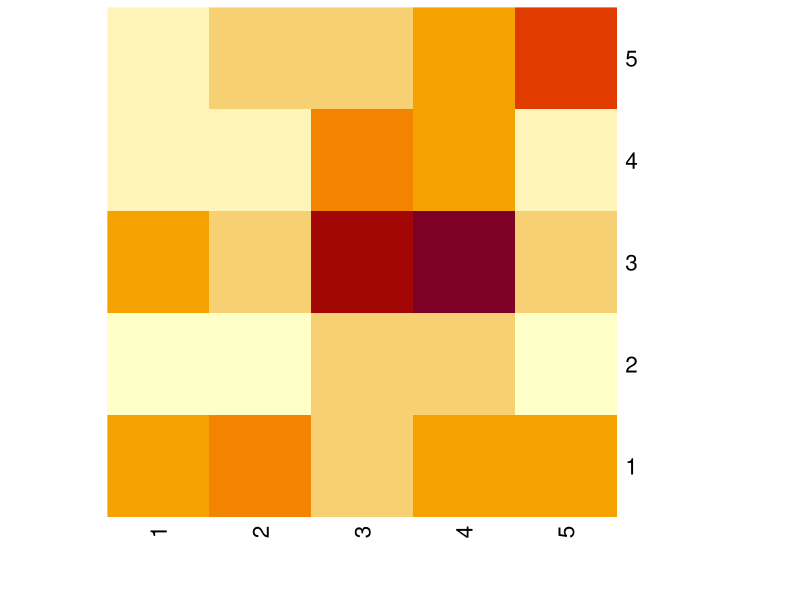
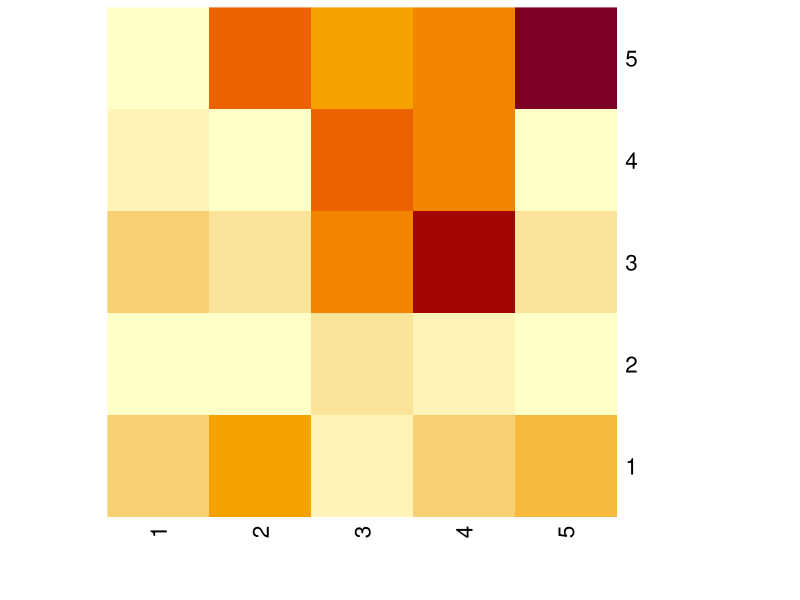
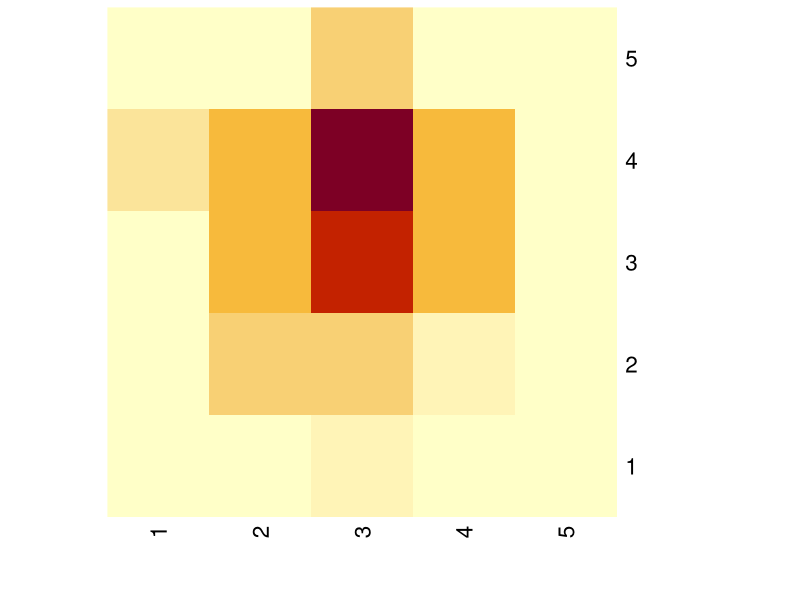
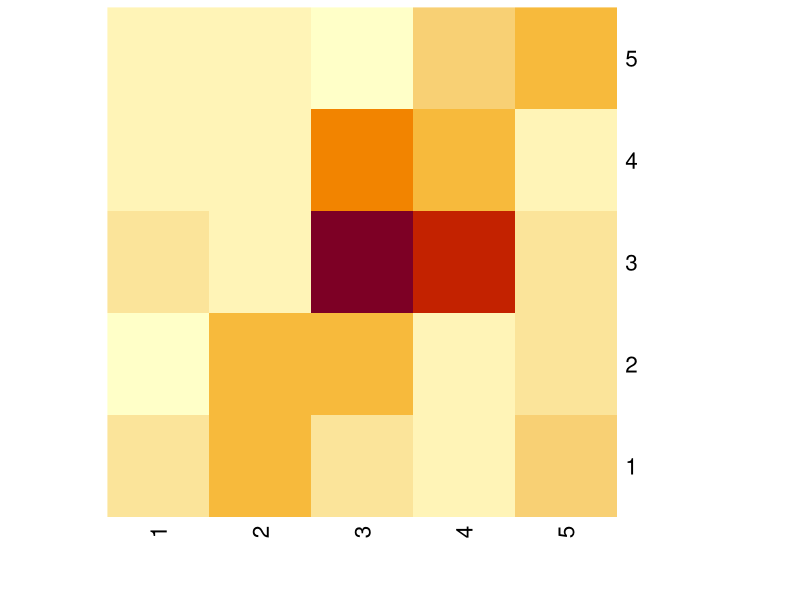

Write the R code that produced these figures, in order. (Note: this script raises an error after producing the figures.)
library(dplyr)
library(openxlsx)
library(gplots)
library(ggplot2)
#library(heatmaply)

answerstable <- read.csv(file = 'myapp/data/RQ1_corrected.csv', header=TRUE) #importiere das answers file
dfall <- answerstable %>% filter(QUES2SURV_METHOD == "classic" & ANS2SURV_ANSWERED == 1)# & QUES_ID == "319")
scenarios <- as.data.frame(table(dfall$QUES_ID))
numberscenarios  <- nrow(scenarios)
for (anz in 1:numberscenarios) {
  actualscenario =as.vector(scenarios[anz,1])
  print (actualscenario)
  

df <- answerstable %>% filter(QUES2SURV_METHOD == "classic" & ANS2SURV_ANSWERED == 1 & QUES_ID == actualscenario)

numberofanswers <- nrow(df)
#print (paste0( "Anzahl der User: ",numberofanswers))


getgrid <- function(Gridnumber,x1,x2,y1,y2) { 
  
  if (Gridnumber == "Grid11")
  {
    rectxlow <- 0
    rectxhigh <- 79
    rectylow <- 0
    rectyhigh <- 79
  }
  else if (Gridnumber == "Grid12")
  {
    rectxlow <- 78
    rectxhigh <- 159
    rectylow <- 0
    rectyhigh <- 79
  }
  else if (Gridnumber == "Grid13")
  {
    rectxlow <- 158
    rectxhigh <- 239
    rectylow <- 0
    rectyhigh <- 79
  }
  else if (Gridnumber == "Grid14")
  {
    rectxlow <- 238
    rectxhigh <- 319
    rectylow <- 0
    rectyhigh <- 79
  }
  else if (Gridnumber == "Grid15")
  {
    rectxlow <- 318
    rectxhigh <- 400
    rectylow <- 0
    rectyhigh <- 79
  }
  else if (Gridnumber == "Grid21")
  {
    rectxlow <- 0
    rectxhigh <- 79
    rectylow <- 78
    rectyhigh <- 159
  }
  else if (Gridnumber == "Grid22")
  {
    rectxlow <- 78
    rectxhigh <- 159
    rectylow <- 78
    rectyhigh <- 159
  }
  else if (Gridnumber == "Grid23")
  {
    rectxlow <- 158
    rectxhigh <- 239
    rectylow <- 78
    rectyhigh <- 159
  }
  else if (Gridnumber == "Grid24")
  {
    rectxlow <- 238
    rectxhigh <- 319
    rectylow <- 78
    rectyhigh <- 159
  }
  else if (Gridnumber == "Grid25")
  {
    rectxlow <- 318
    rectxhigh <- 400
    rectylow <- 78
    rectyhigh <- 159
  }
  else if (Gridnumber == "Grid31")
  {
    rectxlow <- 0
    rectxhigh <- 79
    rectylow <- 158
    rectyhigh <- 239
  }
  else if (Gridnumber == "Grid32")
  {
    rectxlow <- 78
    rectxhigh <- 159
    rectylow <- 158
    rectyhigh <- 239
  }
  else if (Gridnumber == "Grid33")
  {
    rectxlow <- 158
    rectxhigh <- 239
    rectylow <- 158
    rectyhigh <- 239
  }
  else if (Gridnumber == "Grid34")
  {
    rectxlow <- 238
    rectxhigh <- 319
    rectylow <- 158
    rectyhigh <- 239
  }
  else if (Gridnumber == "Grid35")
  {
    rectxlow <- 318
    rectxhigh <- 400
    rectylow <- 158
    rectyhigh <- 239
  }
  else if (Gridnumber == "Grid41")
  {
    rectxlow <- 0
    rectxhigh <- 79
    rectylow <- 238
    rectyhigh <- 319
  }
  else if (Gridnumber == "Grid42")
  {
    rectxlow <- 78
    rectxhigh <- 159
    rectylow <- 238
    rectyhigh <- 319
  }
  else if (Gridnumber == "Grid43")
  {
    rectxlow <- 158
    rectxhigh <- 239
    rectylow <- 238
    rectyhigh <- 319
  }
  else if (Gridnumber == "Grid44")
  {
    rectxlow <- 238
    rectxhigh <- 319
    rectylow <- 238
    rectyhigh <- 319  
  }
  else if (Gridnumber == "Grid45")
  {
    rectxlow <- 318
    rectxhigh <- 400
    rectylow <- 238
    rectyhigh <- 319
  }    
  else if (Gridnumber == "Grid51")
  {
    rectxlow <- 0
    rectxhigh <- 79
    rectylow <- 318
    rectyhigh <- 400
  }
  else if (Gridnumber == "Grid52")
  {
    rectxlow <- 78
    rectxhigh <- 159
    rectylow <- 318 
    rectyhigh <- 400
  }
  else if (Gridnumber == "Grid53")
  {
    rectxlow <- 158
    rectxhigh <- 239
    rectylow <- 318
    rectyhigh <- 400
  }
  else if (Gridnumber == "Grid54")
  {
    rectxlow <- 238
    rectxhigh <- 319
    rectylow <- 318
    rectyhigh <- 400
  }
  else if (Gridnumber == "Grid55")
  {
    rectxlow <- 318
    rectxhigh <- 400
    rectylow <- 318
    rectyhigh <- 400
  }  
  
  if (x1 < rectxlow){
    thisrectlowx <- rectxlow
  }
  else if (x1 >= rectxlow){
    thisrectlowx <- x1
  }
  if (x2 > rectxhigh){
    thisrecthighx <- rectxhigh
  }
  else if (x2 <= rectxhigh){
    thisrecthighx <- x2
  }
  if (y1 < rectylow){
    thisrectlowy <- rectylow
  }
  else if (y1 >= rectylow){
    thisrectlowy <- y1
  }
  if (y2 > rectyhigh){
    thisrecthighy <- rectyhigh
  }
  else if (y2 <= rectyhigh){
    thisrecthighy <- y2
  }
  
  
  referenceI <- (rectxhigh-1) - (rectxlow+1)
  referenceO <- (rectyhigh-1) - (rectylow+1)
  gridarea <- referenceI * referenceO
  
  
  IPixel <- thisrecthighx - thisrectlowx
  OPixel <- thisrecthighy - thisrectlowy
  ratiotoareaPixel <- IPixel * OPixel
  
  ratiotoareaPercent <- ((100/gridarea)*ratiotoareaPixel)
  
  ratiofromI <- ((100/referenceI)*IPixel)
  ratiofromO <- ((100/referenceO)*OPixel)
  pattern <- "not ready"
  
  output <- list("referenceI" = referenceI,"referenceO" = referenceO,"IPixel" = IPixel,"OPixel" = OPixel, "ratiotoareaPixel" = ratiotoareaPixel, "ratiotoareaPercent" = ratiotoareaPercent, "ratiofromI" = ratiofromI, "ratiofromO" = ratiofromO, "pattern" = pattern)              # Store output in list
  
  #output <- list("rectxlow" = rectxlow, "rectxhigh" = rectxhigh, "rectylow" = rectylow, "rectyhigh" = rectyhigh )              # Store output in list
  #output <- list("ratiotoarea" = , "ratiofromI" = 20, "ratiofromO" = 20, "pattern" = 20)              # Store output in list
  return(output)                    # Return output
}



# Join the variables to create a data frame
AccId <- c()
QuesId  <- c()
originx1 <- c()
originx2 <- c()
originy1 <- c()
originy2 <- c()
gridcol <- c()
gridcolclassic <- c()
gridImpact <- c()
gridOccurrence <- c()
uncertaintyIPercent <- c()
uncertaintyOPercent <- c()
#uncertaintyallPercent <- c()
ratiotoareaPixel <- c()
ratiotoareaPercent <- c()
Impact <- c()
Occurrence <- c()


referenceI <- c()
referenceO <- c()
IPixel <- c()
OPixel <- c()




createdf <- data.frame(AccId,
                       QuesId,
                       gridcol,
                       gridcolclassic,
                       gridImpact,
                       gridOccurrence,
                       uncertaintyIPercent,
                       uncertaintyOPercent,
                       #uncertaintyallPercent,
                       ratiotoareaPixel,
                       ratiotoareaPercent,
                       originx1,
                       originx2,
                       originy1,
                       originy2,
                       referenceI,
                       referenceO,
                       IPixel,
                       OPixel,
                       Impact,
                       Occurrence
                       )


for (i in 1:numberofanswers){
  
  AccId <- df[i,"ACC2SURV_ACCID"]
  QuesId <- df[i,"QUES_ID"]
  IMPACT <- df[i,"IMPACT"]
  OCCURRENCE <- df[i,"OCCURRENCE"]
  gridcolclassic <- df[i,"ClassicGrid"]
  X1Pixel <- df[i,"X1Pixel"]
  X2Pixel <- df[i,"X2Pixel"]
  Y1Pixel <- df[i,"Y1Pixel"]
  Y2Pixel <- df[i,"Y2Pixel"]
  lowx <- df[i,"getlowx"]
  highx <- df[i,"gethighx"]
  lowy <- df[i,"getlowy"]
  highy <- df[i,"gethighy"]
  #Uncertainty.Impact <- (df[i,"uncertaintyIPercent"])
  #Uncertainty.Occurrence <- (df[i,"uncertaintyOPercent"])
  #Uncertainty.Percent <- round((df[i,"uncertaintyAreaPercent"]),digits=2)
  
  
  
  
  
  #print (paste0( "Rechteck:", i))
  #print (paste0( "Höchstes X: ",highx))
  #print (paste0( "Höchstes Y: ",highy))
  #print (paste0( "Niedrigstes X: ",lowx))
  #print (paste0( "Niedrigstes Y: ",lowy))
  
  actuallowx <- lowx
  actuallowy <- lowy
  
    
  actualrect <- c()
  while (actuallowy <= highy){
  while (actuallowx <= highx){
      gridvalI = actuallowx  
      gridvalO = actuallowy
      gridval <- (paste0( "Grid",gridvalO,gridvalI))
      rectresult <- getgrid(gridval,X1Pixel,X2Pixel,Y1Pixel,Y2Pixel)
      actualrow <- nrow(createdf) + 1
      createdf[actualrow,"Impact"] <- IMPACT
      createdf[actualrow,"Occurrence"] <- OCCURRENCE
      createdf[actualrow,"originx1"] <- X1Pixel
      createdf[actualrow,"originx2"] <- X2Pixel
      createdf[actualrow,"originy1"] <- Y1Pixel
      createdf[actualrow,"originy2"] <- Y2Pixel
      createdf[actualrow,"gridcol"] <- gridval
      createdf[actualrow,"gridcolclassic"] <-gridcolclassic
      createdf[actualrow,"gridOccurrence"] <- gridvalO
      createdf[actualrow,"gridImpact"] <- gridvalI
      #createdf[actualrow,"uncertaintyIPercent"] <- Uncertainty.Impact
      #createdf[actualrow,"uncertaintyOPercent"] <- Uncertainty.Occurrence
      #createdf[actualrow,"uncertaintyallPercent"] <- Uncertainty.Percent
      createdf[actualrow,"AccId"] <- AccId
      createdf[actualrow,"QuesId"] <- QuesId
      createdf[actualrow,"ratiotoareaPixel"] <- rectresult$ratiotoareaPixel
      createdf[actualrow,"ratiotoareaPercent"] <- rectresult$ratiotoareaPercent
      createdf[actualrow,"referenceI"] <- rectresult$referenceI
      createdf[actualrow,"referenceO"] <- rectresult$referenceO
      createdf[actualrow,"IPixel"] <- rectresult$IPixel
      createdf[actualrow,"OPixel"] <- rectresult$OPixel
      actuallowx = actuallowx + 1
      }
      
      actuallowx <- lowx
      actuallowy = actuallowy + 1
     
  }
  

 # if ((X1Pixel < 79) & (Y1Pixel < 79)){
 #      gridval <- "Grid51"
 #      Uncertainty.Impact <- (df[i,"uncertaintyIPercent"])
 #      Uncertainty.Occurrence <- (df[i,"uncertaintyOPercent"])
 #      Uncertainty.general.percent <- ((100/160000)*(df[i,"uncertaintyAreaPixel"]))
 #      actualrow <- nrow(createdf) + 1
 #      createdf[actualrow,"gridcol"] <- gridval
 #      createdf[actualrow,"gridOccurrence"] <- "5"
 #      createdf[actualrow,"gridImpact"] <- "1"
 #      createdf[actualrow,"uncertaintyIPercent"] <- Uncertainty.Impact
 #      createdf[actualrow,"uncertaintyOPercent"] <- Uncertainty.Occurrence
 #      createdf[actualrow,"uncertaintyallPercent"] <- Uncertainty.general.percent
 #  }

  
}


#print (createdf)

createdfnew <- createdf %>% filter(QuesId == actualscenario)
#print (createdfnew)
#mysum <- sum(createdfnew$ratiotoareaPixel)
mytest <- aggregate(createdfnew$ratiotoareaPixel, list(createdfnew$gridcol), FUN=sum)
#print (mytest)
gesamtflächensumme <- (100/(sum(mytest$x)))
mytest <- mutate (mytest, Prozent = gesamtflächensumme*x)
#print (mytest)
#print (gesamtprozent <- (sum(mytest$Prozent)))
#print (mytest)


createdfgr2 <- createdf %>% filter( QuesId == actualscenario)
numberOfcreatedfgr2 <- nrow(createdfgr2)
mytest2 <- table(createdfgr2$gridcol)
#print (mytest2)
#print (numberOfcreatedfgr2)

dfnewclassic <- answerstable %>% filter( QUES_ID == actualscenario & ANS2SURV_ANSWERED == 1 )
numberOfdfnewclassic <- nrow(dfnewclassic)

#print (paste0("Anzahl der Datensätze"))
#print(numberOfdfnewclassic)

#print (dfnewclassic)
#print (numberofanswersclas <- nrow(dfnewclassic))
classictable <- table(dfnewclassic$ClassicGrid)
middlegraphictable <- table(dfnewclassic$middleGRID)
#print (classictable)


#mit t kann ich den dataframe flippen -> row auf column
#newcdf <- t(data.frame(classictable))

#print(classictable["Grid33"])

# Join the variables to create a data frame

m.grid <- c()
m.gridO <- c()
m.gridI <- c()
m.areagraphical <- c()
m.percentgraphical <- c()
m.percentclassical <- c()
m.anzahlclassical  <- c()
m.anzahlgraphic2 <- c()
m.percentgraphic2 <- c()
m.anzahlmiddlegraphic <- c()
m.percentmiddlegraphic <- c()

mergedf <- data.frame(m.grid,
                      m.gridO,
                      m.gridI,
                      m.areagraphical,
                      m.percentgraphical,
                      m.anzahlclassical,
                      m.percentclassical,
                      m.anzahlgraphic2,
                      m.percentgraphic2,
                      m.anzahlmiddlegraphic,
                      m.percentmiddlegraphic
                      )

rectanglegrid <- data.frame(
  Grid = c( "Grid11", "Grid12", "Grid13", "Grid14", "Grid15",
            "Grid21", "Grid22", "Grid23", "Grid24", "Grid25",  
            "Grid31", "Grid32", "Grid33", "Grid34", "Grid35",  
            "Grid41", "Grid42", "Grid43", "Grid44", "Grid45", 
            "Grid51", "Grid52", "Grid53", "Grid54", "Grid55"
            
            
            
            
            
            ),
  x    = c( "1", "2", "3", "4", "5",
            "1", "2", "3", "4", "5",
            "1", "2", "3", "4", "5",
            "1", "2", "3", "4", "5",
            "1", "2", "3", "4", "5"
          ),
  y    = c( "1", "2", "3", "4", "5",
            "1", "2", "3", "4", "5",
            "1", "2", "3", "4", "5",
            "1", "2", "3", "4", "5",
            "1", "2", "3", "4", "5"
            
  )
  
  )



for (i in 1:25){
  
  m.grid <- rectanglegrid[i,"Grid"]
  m.gridO <- rectanglegrid[i,"y"]
  m.gridI <- rectanglegrid[i,"x"]
  mergedf[i,"m.grid"] <- m.grid
  mergedf[i,"m.gridO"] <- m.gridO
  mergedf[i,"m.gridI"] <- m.gridI
  actualgrid <- classictable[m.grid]
  actualmiddlegrid <- middlegraphictable[m.grid]
  actualgrid[is.na(actualgrid)] <- 0
  actualmiddlegrid[is.na(actualmiddlegrid)] <- 0
  actualgridgraph <- mytest2[m.grid]
  actualgridgraph[is.na(actualgridgraph)] <- 0
  m.percentclassical <- ((100/numberOfdfnewclassic)*actualgrid)
  m.percentgraphic2 <- ((100/numberOfcreatedfgr2)*actualgridgraph)
  m.percentmiddlegraphic <- ((100/numberOfdfnewclassic)*actualmiddlegrid)
  if (length(subset(mytest$x,mytest$Group.1==m.grid)) == 0) {
    mergedf[i,"m.areagraphical"] <- 0
  } else {
    mergedf[i,"m.areagraphical"] <- subset(mytest$x,mytest$Group.1==m.grid) 
  }
  if (length(subset(mytest$Prozent,mytest$Group.1==m.grid)) == 0) {
    mergedf[i,"m.percentgraphical"] <- 0
  } else {
    mergedf[i,"m.percentgraphical"] <- subset(mytest$Prozent,mytest$Group.1==m.grid)
  }
  #Übeltäter mergedf[i,"m.areagraphical"] <- subset(mytest$x,mytest$Group.1==m.grid)
  #Übeltäter mergedf[i,"m.percentgraphical"] <- subset(mytest$Prozent,mytest$Group.1==m.grid)
  mergedf[i,"m.anzahlclassical"] <- actualgrid
  mergedf[i,"m.percentclassical"] <-m.percentclassical
  mergedf[i,"m.anzahlgraphic2"] <- actualgridgraph
  mergedf[i,"m.percentgraphic2"] <-m.percentgraphic2
  mergedf[i,"m.anzahlmiddlegraphic"] <- actualmiddlegrid
  mergedf[i,"m.percentmiddlegraphic"] <-m.percentmiddlegraphic
 
}


print (mergedf)


prep.graphic2matrix <- mergedf$m.percentgraphic2
mat1 <- matrix(prep.graphic2matrix,ncol=5,nrow=5,byrow=TRUE)

prep.graphicmatrix <- mergedf$m.percentgraphical
mat2 <- matrix(prep.graphicmatrix,ncol=5,nrow=5,byrow=TRUE)

prep.classicmatrixperc <- mergedf$m.percentclassical
mat3 <- matrix(prep.classicmatrixperc,ncol=5,nrow=5,byrow=TRUE)

prep.graphicmatrixcenter <- mergedf$m.percentmiddlegraphic
mat4 <- matrix(prep.graphicmatrixcenter,ncol=5,nrow=5,byrow=TRUE)


#mat2.data <- c(0,0,0,0,0,0,0,0,0,0,0,0,20,0,0,0,0,0,0,0,0,0,0,0,0)
#mat2 <- matrix(mat2.data,nrow=5)

#print (prep.classicmatrix)
#print (mat1)

scentext_pic <- (paste0("Scenario ", actualscenario))
scenfile_picm1 <- (paste0("myapp/pictures/9_heatmap_graphic_reachedgrid/",scentext_pic,".bmp"))
scenfile_picm2 <- (paste0("myapp/pictures/9_heatmap_graphic_area_to_5x5/",scentext_pic,".bmp"))
scenfile_picm3 <- (paste0("myapp/pictures/9_heatmap_classic/",scentext_pic,".bmp"))
scenfile_picm4 <- (paste0("myapp/pictures/9_heatmap_graphic_only_centers/",scentext_pic,".bmp"))

print (mat1)
datahm <- as.matrix(mat1)  
bmp(file=scenfile_picm1, width = 300, height = 300, units = 'px', res = 100)
heatmap(datahm, Colv = NA, Rowv = NA, scale="none")  
dev.off()

print (mat2)
datahm2 <- as.matrix(mat2)  
bmp(file=scenfile_picm2, width = 300, height = 300, units = 'px', res = 100)
heatmap(datahm2, Colv = NA, Rowv = NA, scale="none")
dev.off()

datahm3 <- as.matrix(mat3)  
bmp(file=scenfile_picm3, width = 300, height = 300, units = 'px', res = 100)
heatmap(datahm3, Colv = NA, Rowv = NA, scale="none")
dev.off()

datahm4 <- as.matrix(mat4)  
bmp(file=scenfile_picm4, width = 300, height = 300, units = 'px', res = 100)
heatmap(datahm4, Colv = NA, Rowv = NA, scale="none")
dev.off()



#ggheatmap(datahm2,trace = "none")  

 






#print (paste0( "Anzahl der User: ",numberofanswers))


#mytestrows <- nrow(mytest)
#print (colnames(mytest))
#print (mytestrows)
#for (z in 1:mytestrows) {
  
#  tocalc <- as.numeric(mytest[i,"x"])
#  mypercent <- ((100/mysum)*tocalc)
#  print (mypercent)
#  mytest[i,"percent"] <-  mypercent
#}
#print (table(createdfnew$gridcol))



#print (createdfnew)
#numberofanswers1 <- nrow(createdf)
#print (paste0( "Anzahl der User: ",numberofanswers1))
scentext <- (paste0("Scenario ", actualscenario))
scenfile <- (paste0("myapp/files/9_MethodComparePercent/",scentext,".xlsx"))

write.csv(mergedf, paste0("myapp/files/9_MethodComparePercent/", scentext,".csv"), row.names=TRUE)
write.xlsx(mergedf,file = scenfile, rowNames=TRUE)

}
